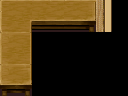

A level layout from a 2D game, rendered from its tile map. Below: a short description, then the map file with tile-grid data replaced by summaries:
An orthogonal 4x3 tile map with 32x32 px tiles, 1 tile layer (1).

<map version="1.0" orientation="orthogonal" width="4" height="3" tilewidth="32" tileheight="32">
 <tileset firstgid="1" name="ship" tilewidth="32" tileheight="32" spacing="4">
  <image source="ship.png" trans="ffffff" width="648" height="2560" />
 </tileset>
 <layer name="1" width="4" height="3">
  <data>[12 cells, 6 non-empty, 6 distinct tile ids]</data>
 </layer>
</map>
